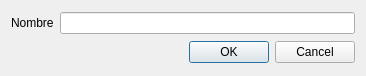
<?xml version="1.0" encoding="UTF-8"?>
<ui version="4.0">
 <class>DuAltaAutorForm</class>
 <widget class="QWidget" name="DuAltaAutorForm">
  <property name="geometry">
   <rect>
    <x>0</x>
    <y>0</y>
    <width>366</width>
    <height>76</height>
   </rect>
  </property>
  <property name="windowTitle">
   <string>Autor</string>
  </property>
  <layout class="QVBoxLayout" name="verticalLayout">
   <item>
    <layout class="QHBoxLayout" name="horizontalLayout">
     <item>
      <widget class="QLabel" name="label">
       <property name="text">
        <string>Nombre</string>
       </property>
      </widget>
     </item>
     <item>
      <widget class="QLineEdit" name="nombreLineEdit"/>
     </item>
    </layout>
   </item>
   <item>
    <widget class="QDialogButtonBox" name="buttonBox">
     <property name="standardButtons">
      <set>QDialogButtonBox::Cancel|QDialogButtonBox::Ok</set>
     </property>
    </widget>
   </item>
  </layout>
 </widget>
 <resources/>
 <connections/>
</ui>
